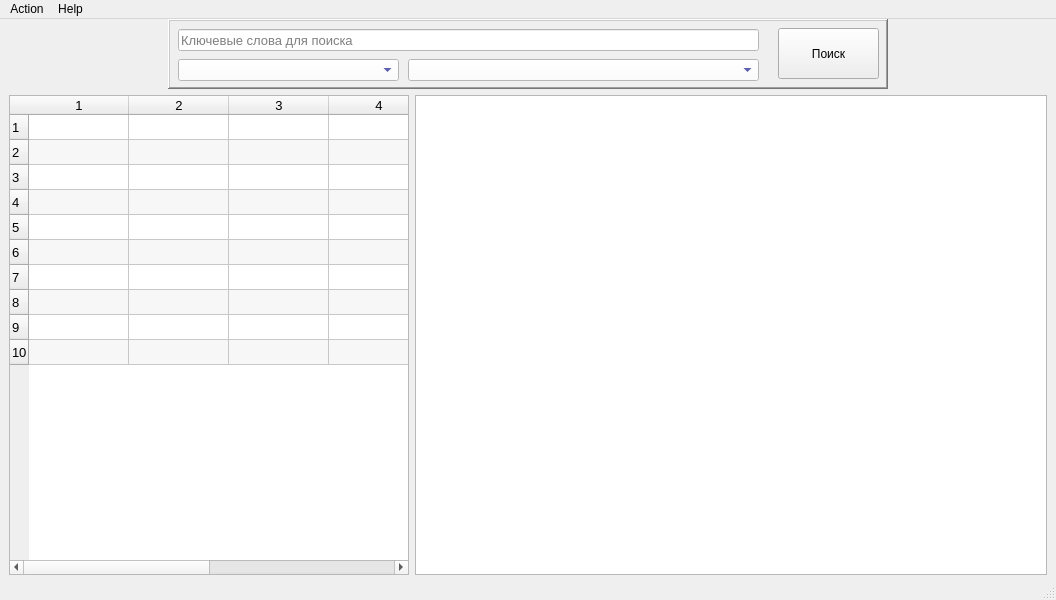
<?xml version="1.0" encoding="UTF-8"?>
<ui version="4.0">
 <class>MainWindow</class>
 <widget class="QMainWindow" name="MainWindow">
  <property name="geometry">
   <rect>
    <x>0</x>
    <y>0</y>
    <width>1056</width>
    <height>600</height>
   </rect>
  </property>
  <property name="windowTitle">
   <string>Local BD</string>
  </property>
  <property name="windowIcon">
   <iconset>
    <normaloff>img/favicon.png</normaloff>img/favicon.png</iconset>
  </property>
  <widget class="QWidget" name="centralwidget">
   <layout class="QVBoxLayout" name="verticalLayout">
    <property name="topMargin">
     <number>0</number>
    </property>
    <property name="bottomMargin">
     <number>3</number>
    </property>
    <item>
     <widget class="QFrame" name="frame">
      <property name="sizePolicy">
       <sizepolicy hsizetype="Preferred" vsizetype="Fixed">
        <horstretch>0</horstretch>
        <verstretch>0</verstretch>
       </sizepolicy>
      </property>
      <property name="minimumSize">
       <size>
        <width>0</width>
        <height>70</height>
       </size>
      </property>
      <property name="frameShape">
       <enum>QFrame::NoFrame</enum>
      </property>
      <property name="frameShadow">
       <enum>QFrame::Raised</enum>
      </property>
      <property name="lineWidth">
       <number>0</number>
      </property>
      <layout class="QHBoxLayout" name="horizontalLayout">
       <property name="spacing">
        <number>0</number>
       </property>
       <property name="leftMargin">
        <number>0</number>
       </property>
       <property name="topMargin">
        <number>0</number>
       </property>
       <property name="rightMargin">
        <number>0</number>
       </property>
       <property name="bottomMargin">
        <number>0</number>
       </property>
       <item>
        <layout class="QHBoxLayout" name="horizontalLayout_2">
         <item>
          <spacer name="horizontalSpacer">
           <property name="orientation">
            <enum>Qt::Horizontal</enum>
           </property>
           <property name="sizeHint" stdset="0">
            <size>
             <width>40</width>
             <height>20</height>
            </size>
           </property>
          </spacer>
         </item>
         <item>
          <widget class="QFrame" name="frame">
           <property name="sizePolicy">
            <sizepolicy hsizetype="Fixed" vsizetype="MinimumExpanding">
             <horstretch>0</horstretch>
             <verstretch>0</verstretch>
            </sizepolicy>
           </property>
           <property name="minimumSize">
            <size>
             <width>720</width>
             <height>0</height>
            </size>
           </property>
           <property name="maximumSize">
            <size>
             <width>720</width>
             <height>16777215</height>
            </size>
           </property>
           <property name="font">
            <font>
             <pointsize>9</pointsize>
            </font>
           </property>
           <property name="statusTip">
            <string/>
           </property>
           <property name="frameShape">
            <enum>QFrame::WinPanel</enum>
           </property>
           <property name="frameShadow">
            <enum>QFrame::Raised</enum>
           </property>
           <property name="lineWidth">
            <number>1</number>
           </property>
           <widget class="QLineEdit" name="keyWords">
            <property name="geometry">
             <rect>
              <x>10</x>
              <y>10</y>
              <width>581</width>
              <height>22</height>
             </rect>
            </property>
            <property name="sizePolicy">
             <sizepolicy hsizetype="Fixed" vsizetype="Fixed">
              <horstretch>0</horstretch>
              <verstretch>0</verstretch>
             </sizepolicy>
            </property>
            <property name="minimumSize">
             <size>
              <width>450</width>
              <height>0</height>
             </size>
            </property>
            <property name="font">
             <font>
              <pointsize>10</pointsize>
             </font>
            </property>
            <property name="statusTip">
             <string/>
            </property>
            <property name="styleSheet">
             <string notr="true">background-color: rgb(255, 255, 255);</string>
            </property>
            <property name="maxLength">
             <number>120</number>
            </property>
            <property name="placeholderText">
             <string>Ключевые слова для поиска</string>
            </property>
           </widget>
           <widget class="QPushButton" name="bClean">
            <property name="geometry">
             <rect>
              <x>590</x>
              <y>6</y>
              <width>16</width>
              <height>16</height>
             </rect>
            </property>
            <property name="sizePolicy">
             <sizepolicy hsizetype="Fixed" vsizetype="Fixed">
              <horstretch>0</horstretch>
              <verstretch>0</verstretch>
             </sizepolicy>
            </property>
            <property name="minimumSize">
             <size>
              <width>16</width>
              <height>16</height>
             </size>
            </property>
            <property name="maximumSize">
             <size>
              <width>16</width>
              <height>16</height>
             </size>
            </property>
            <property name="statusTip">
             <string/>
            </property>
            <property name="text">
             <string/>
            </property>
            <property name="icon">
             <iconset>
              <normaloff>img/remove.png</normaloff>img/remove.png</iconset>
            </property>
            <property name="iconSize">
             <size>
              <width>16</width>
              <height>16</height>
             </size>
            </property>
            <property name="shortcut">
             <string>Del</string>
            </property>
            <property name="flat">
             <bool>true</bool>
            </property>
           </widget>
           <widget class="QComboBox" name="selRazdel">
            <property name="geometry">
             <rect>
              <x>10</x>
              <y>40</y>
              <width>221</width>
              <height>22</height>
             </rect>
            </property>
            <property name="sizePolicy">
             <sizepolicy hsizetype="Fixed" vsizetype="Fixed">
              <horstretch>0</horstretch>
              <verstretch>0</verstretch>
             </sizepolicy>
            </property>
            <property name="minimumSize">
             <size>
              <width>200</width>
              <height>0</height>
             </size>
            </property>
            <property name="maximumSize">
             <size>
              <width>400</width>
              <height>16777215</height>
             </size>
            </property>
            <property name="font">
             <font>
              <pointsize>8</pointsize>
             </font>
            </property>
            <property name="toolTip">
             <string>Разделы</string>
            </property>
            <property name="statusTip">
             <string/>
            </property>
            <property name="styleSheet">
             <string notr="true">background-color: rgb(255, 255, 255);
color: rgb(0, 0, 127);</string>
            </property>
            <property name="currentText">
             <string/>
            </property>
            <property name="currentIndex">
             <number>-1</number>
            </property>
            <property name="sizeAdjustPolicy">
             <enum>QComboBox::AdjustToContentsOnFirstShow</enum>
            </property>
            <property name="minimumContentsLength">
             <number>1</number>
            </property>
            <property name="placeholderText">
             <string/>
            </property>
            <property name="duplicatesEnabled">
             <bool>true</bool>
            </property>
           </widget>
           <widget class="QPushButton" name="bSearch">
            <property name="geometry">
             <rect>
              <x>610</x>
              <y>9</y>
              <width>101</width>
              <height>51</height>
             </rect>
            </property>
            <property name="sizePolicy">
             <sizepolicy hsizetype="Fixed" vsizetype="Fixed">
              <horstretch>0</horstretch>
              <verstretch>0</verstretch>
             </sizepolicy>
            </property>
            <property name="text">
             <string>Поиск</string>
            </property>
           </widget>
           <widget class="QComboBox" name="selForum">
            <property name="geometry">
             <rect>
              <x>240</x>
              <y>40</y>
              <width>351</width>
              <height>22</height>
             </rect>
            </property>
            <property name="toolTip">
             <string>Форумы</string>
            </property>
            <property name="statusTip">
             <string/>
            </property>
            <property name="styleSheet">
             <string notr="true">background-color: rgb(255, 255, 255);
color: rgb(0, 0, 127);</string>
            </property>
            <property name="placeholderText">
             <string/>
            </property>
           </widget>
          </widget>
         </item>
         <item>
          <spacer name="horizontalSpacer_2">
           <property name="orientation">
            <enum>Qt::Horizontal</enum>
           </property>
           <property name="sizeHint" stdset="0">
            <size>
             <width>40</width>
             <height>20</height>
            </size>
           </property>
          </spacer>
         </item>
        </layout>
       </item>
      </layout>
     </widget>
    </item>
    <item>
     <layout class="QHBoxLayout" name="horizontalLayout_3">
      <item>
       <widget class="QTableWidget" name="tableWidget">
        <property name="minimumSize">
         <size>
          <width>350</width>
          <height>0</height>
         </size>
        </property>
        <property name="maximumSize">
         <size>
          <width>400</width>
          <height>16777215</height>
         </size>
        </property>
        <property name="font">
         <font>
          <pointsize>10</pointsize>
         </font>
        </property>
        <property name="toolTip">
         <string>table</string>
        </property>
        <property name="statusTip">
         <string/>
        </property>
        <property name="editTriggers">
         <set>QAbstractItemView::NoEditTriggers</set>
        </property>
        <property name="alternatingRowColors">
         <bool>true</bool>
        </property>
        <property name="selectionMode">
         <enum>QAbstractItemView::NoSelection</enum>
        </property>
        <property name="selectionBehavior">
         <enum>QAbstractItemView::SelectRows</enum>
        </property>
        <property name="showGrid">
         <bool>true</bool>
        </property>
        <property name="gridStyle">
         <enum>Qt::SolidLine</enum>
        </property>
        <property name="sortingEnabled">
         <bool>false</bool>
        </property>
        <property name="wordWrap">
         <bool>true</bool>
        </property>
        <property name="cornerButtonEnabled">
         <bool>false</bool>
        </property>
        <property name="rowCount">
         <number>10</number>
        </property>
        <property name="columnCount">
         <number>6</number>
        </property>
        <attribute name="horizontalHeaderVisible">
         <bool>true</bool>
        </attribute>
        <attribute name="horizontalHeaderCascadingSectionResizes">
         <bool>false</bool>
        </attribute>
        <attribute name="horizontalHeaderMinimumSectionSize">
         <number>30</number>
        </attribute>
        <attribute name="verticalHeaderDefaultSectionSize">
         <number>25</number>
        </attribute>
        <row/>
        <row/>
        <row/>
        <row/>
        <row/>
        <row/>
        <row/>
        <row/>
        <row/>
        <row/>
        <column/>
        <column/>
        <column/>
        <column/>
        <column/>
        <column/>
       </widget>
      </item>
      <item>
       <widget class="QTreeWidget" name="treeWidget">
        <property name="toolTip">
         <string>Tree1</string>
        </property>
        <property name="toolTipDuration">
         <number>2</number>
        </property>
        <property name="statusTip">
         <string/>
        </property>
        <property name="uniformRowHeights">
         <bool>false</bool>
        </property>
        <property name="wordWrap">
         <bool>true</bool>
        </property>
        <property name="columnCount">
         <number>2</number>
        </property>
        <attribute name="headerVisible">
         <bool>false</bool>
        </attribute>
        <column>
         <property name="text">
          <string notr="true">1</string>
         </property>
        </column>
        <column>
         <property name="text">
          <string notr="true">2</string>
         </property>
        </column>
       </widget>
      </item>
     </layout>
    </item>
   </layout>
  </widget>
  <widget class="QMenuBar" name="menubar">
   <property name="geometry">
    <rect>
     <x>0</x>
     <y>0</y>
     <width>1056</width>
     <height>21</height>
    </rect>
   </property>
   <widget class="QMenu" name="menuAction">
    <property name="title">
     <string>Action</string>
    </property>
    <addaction name="actionUpdate"/>
    <addaction name="separator"/>
    <addaction name="actionQuit"/>
   </widget>
   <widget class="QMenu" name="menuHelp">
    <property name="title">
     <string>Help</string>
    </property>
    <addaction name="actionFAQ"/>
    <addaction name="actionAbout"/>
   </widget>
   <addaction name="menuAction"/>
   <addaction name="menuHelp"/>
  </widget>
  <widget class="QStatusBar" name="statusbar">
   <property name="sizeGripEnabled">
    <bool>true</bool>
   </property>
  </widget>
  <action name="actionUpdate">
   <property name="icon">
    <iconset>
     <normaloff>img/receive.png</normaloff>img/receive.png</iconset>
   </property>
   <property name="text">
    <string>Update</string>
   </property>
   <property name="shortcut">
    <string>Ctrl+L</string>
   </property>
  </action>
  <action name="actionQuit">
   <property name="icon">
    <iconset>
     <normaloff>img/quit.png</normaloff>img/quit.png</iconset>
   </property>
   <property name="text">
    <string>Quit</string>
   </property>
   <property name="shortcut">
    <string>Ctrl+Q</string>
   </property>
  </action>
  <action name="actionFAQ">
   <property name="icon">
    <iconset>
     <normaloff>img/transaction0.png</normaloff>img/transaction0.png</iconset>
   </property>
   <property name="text">
    <string>FAQ</string>
   </property>
   <property name="shortcut">
    <string>F1</string>
   </property>
  </action>
  <action name="actionAbout">
   <property name="icon">
    <iconset>
     <normaloff>img/info.png</normaloff>img/info.png</iconset>
   </property>
   <property name="text">
    <string>About</string>
   </property>
  </action>
 </widget>
 <tabstops>
  <tabstop>keyWords</tabstop>
  <tabstop>selRazdel</tabstop>
  <tabstop>selForum</tabstop>
  <tabstop>bSearch</tabstop>
  <tabstop>bClean</tabstop>
  <tabstop>tableWidget</tabstop>
  <tabstop>treeWidget</tabstop>
 </tabstops>
 <resources/>
 <connections>
  <connection>
   <sender>bClean</sender>
   <signal>clicked()</signal>
   <receiver>keyWords</receiver>
   <slot>clear()</slot>
   <hints>
    <hint type="sourcelabel">
     <x>600</x>
     <y>35</y>
    </hint>
    <hint type="destinationlabel">
     <x>367</x>
     <y>42</y>
    </hint>
   </hints>
  </connection>
  <connection>
   <sender>actionQuit</sender>
   <signal>triggered()</signal>
   <receiver>MainWindow</receiver>
   <slot>close()</slot>
   <hints>
    <hint type="sourcelabel">
     <x>-1</x>
     <y>-1</y>
    </hint>
    <hint type="destinationlabel">
     <x>527</x>
     <y>299</y>
    </hint>
   </hints>
  </connection>
 </connections>
</ui>
